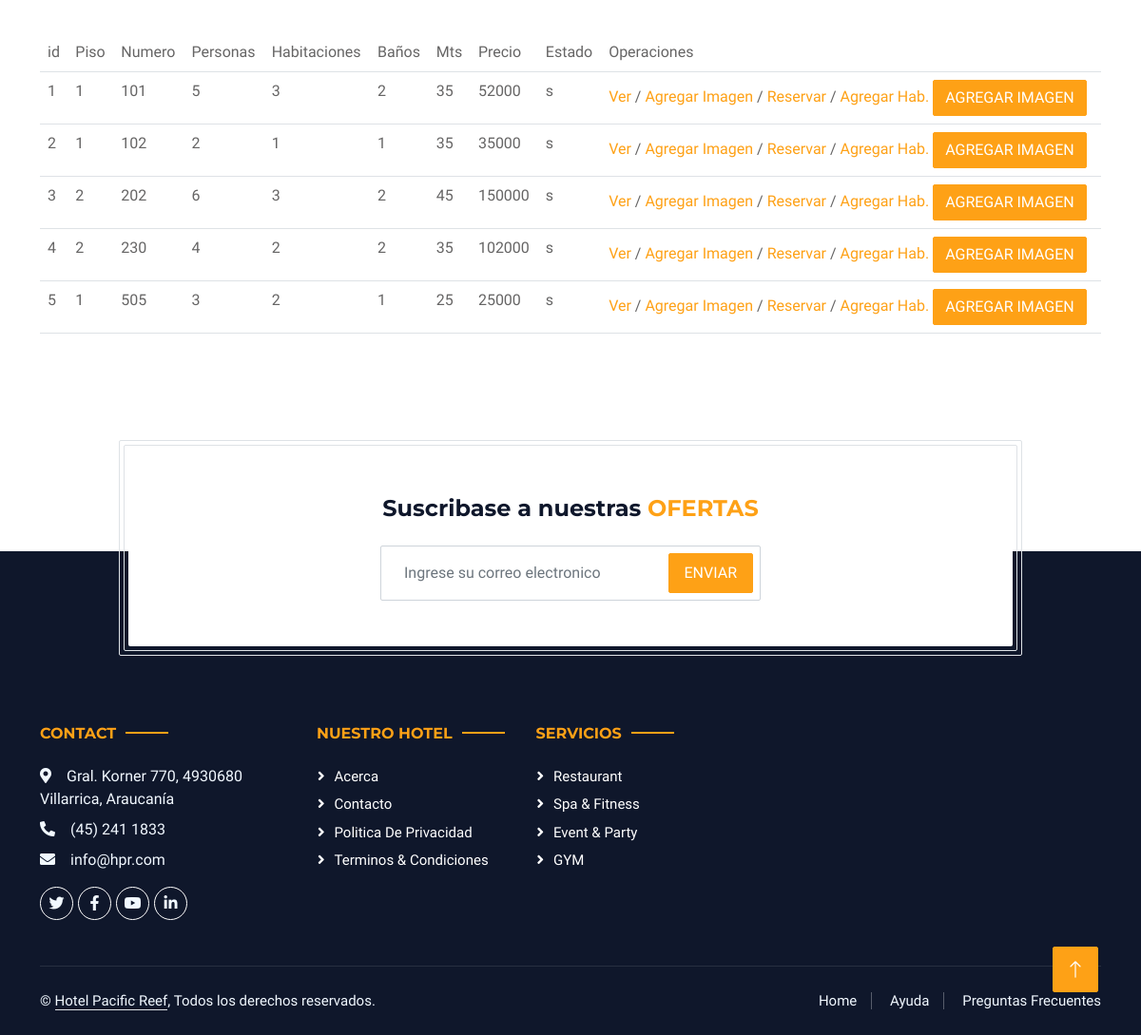
The app's page /listado_habitaciones (lower part), older data.
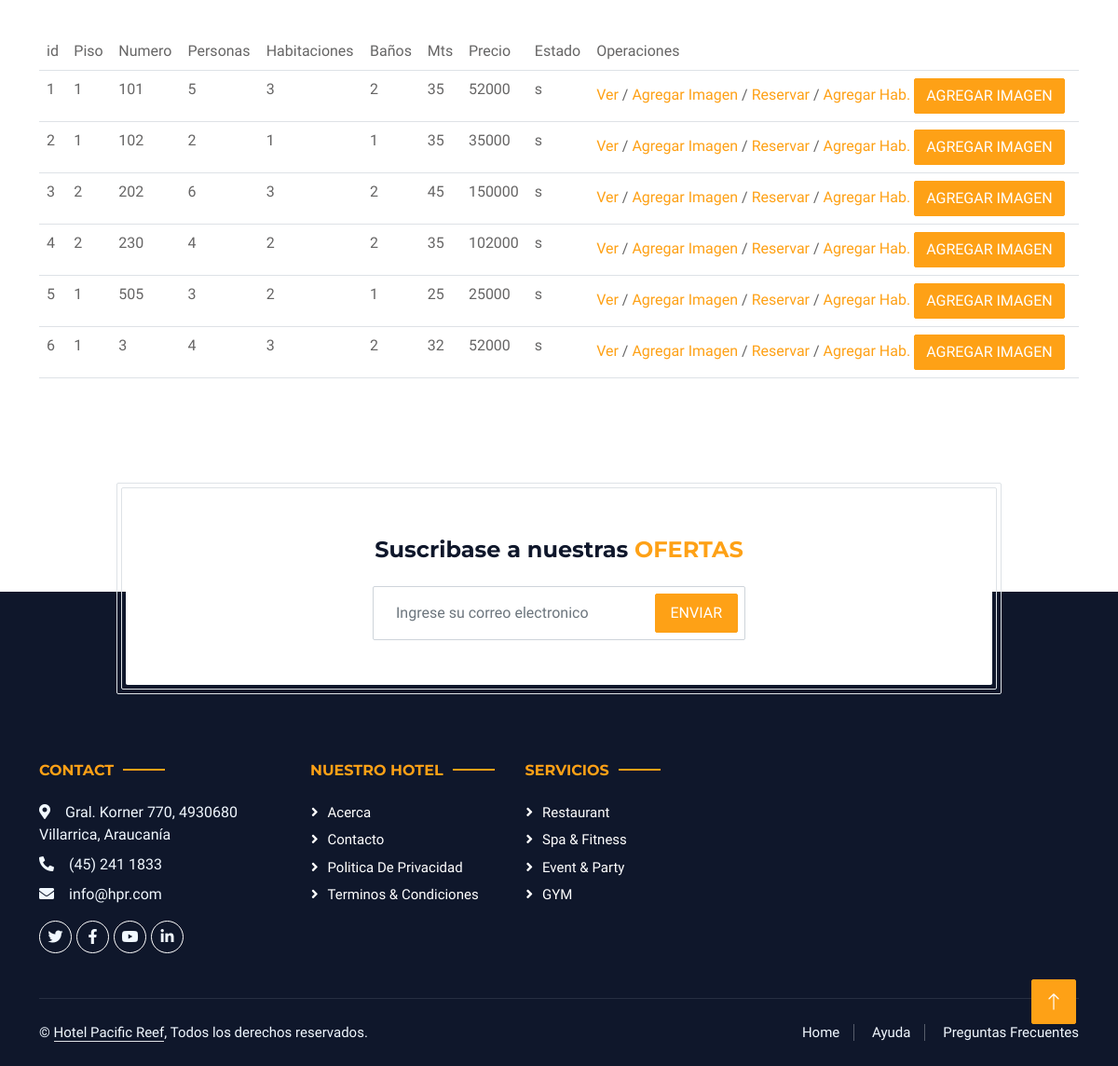
The same page, newer data.
### web/models.py (models this page shows)
class Habitacion(models.Model):
    id_h = models.AutoField(primary_key=True)
    piso = models.DecimalField(max_digits=3, decimal_places=0 )
    numero = models.DecimalField(max_digits=3, decimal_places=0 )
    cant_personas = models.DecimalField(max_digits=3, decimal_places=0 )
    habitaciones = models.DecimalField(max_digits=2, decimal_places=0 )
    banos = models.DecimalField(max_digits=2, decimal_places=0 )
    metros = models.DecimalField(max_digits=3, decimal_places=0 )
    wifi = models.CharField(max_length=1 )
    tv_cable = models.CharField(max_length=1 )
    desayuno = models.CharField(max_length=1 )
    precio_noche = models.DecimalField(max_digits=6, decimal_places=0 )
    descripcion = models.TextField(max_length=300 )
    activa = models.CharField(max_length=1 )
    num_star = models.DecimalField(max_digits=1,default=2, decimal_places=0 )
    imagen = models.ImageField(upload_to='fotos',default='fotos/no_disponible.jpg')
    id_th = models.ForeignKey('TipoHabitacion', models.DO_NOTHING, db_column='id_th' )
    class Meta:
        db_table = 'habitacion'

### web/views.py (the view)
# urls.py: path('listado_habitaciones',listado_habitaciones,name='LH'),
def listado_habitaciones(request):
    hab=Habitacion.objects.all()
    contexto={'lista_h':hab}
    return render(request,"listado_habitaciones.html",contexto)

### web/templates/listado_habitaciones.html (shortened to what this page needs)
{% extends "base.html" %}
{% block contenido %}
                <div class="container-xxl py-5">
            <div class="container">
                <div class="row g-4">
                    <div class="col-md-12">
                        <div class="wow fadeInUp" data-wow-delay="0.2s">
                           <table class="table">
                            <tr>
                                <td>id</td>
                                <td>Piso</td>
                                <td>Numero</td>
                                <td>Personas</td>
                                <td>Habitaciones</td>
                                <td>Baños</td>
                                <td>Mts</td>
                                <td>Precio</td>
                                <td>Estado</td>
                                <td>Operaciones</td>
                            </tr>
                            {% for lh in lista_h %}
                            <tr>
                                <td>{{lh.id_h}}</td>
                                <td>{{lh.piso}}</td>
                                <td>{{lh.numero}}</td>
                                <td>{{lh.cant_personas}}</td>
                                <td>{{lh.habitaciones}}</td>
                                <td>{{lh.banos}}</td>
                                <td>{{lh.metros}}</td>
                                <td>{{lh.precio_noche}}</td>
                                <td>{{lh.activa}}</td>
                                <td>
                                    <a href="{% url 'DA' lh.id_h %}">Ver</a>
                                    /
                                    <a href="{% url 'DA' lh.id_h %}">Agregar Imagen</a>
                                    /
                                    <a href="{% url 'DA' lh.id_h %}">Reservar</a>
                                    /
                                    <a href="{% url 'REHA' %}">Agregar Hab.</a>
                                    <button class="btn btn-primary" onclick="galeria('{{lh.id_h}}')" data-bs-toggle="modal"
                        data-bs-target="#exampleModal">Agregar
                        Imagen</button>
                                </td>
                            </tr>
                            {% endfor %}
                           </table>
                        </div>
                    </div>
                </div>
            </div>
        </div>
        <div class="container newsletter mt-5 wow fadeIn" data-wow-delay="0.1s">
            <div class="row justify-content-center">
                <div class="col-lg-10 border rounded p-1">
                    <div class="border rounded text-center p-1">
                        <div class="bg-white rounded text-center p-5">
                            <h4 class="mb-4">Suscribase a nuestras <span class="text-primary text-uppercase">ofertas</span></h4>
                            <div class="position-relative mx-auto" style="max-width: 400px;">
                                <input class="form-control w-100 py-3 ps-4 pe-5" type="text" placeholder="Ingrese su correo electronico">
                                <button type="button" class="btn btn-primary py-2 px-3 position-absolute top-0 end-0 mt-2 me-2">Enviar</button>
                            </div>
                        </div>
                    </div>
                </div>
            </div>
        </div>
{% endblock contenido %}

Row changes from the older to the newer data that the page shows:
added Habitacion: id_h "6", piso "1", numero "3", cant_personas "4", habitaciones "3", banos "2", metros "32", precio_noche "52000", activa "s"
